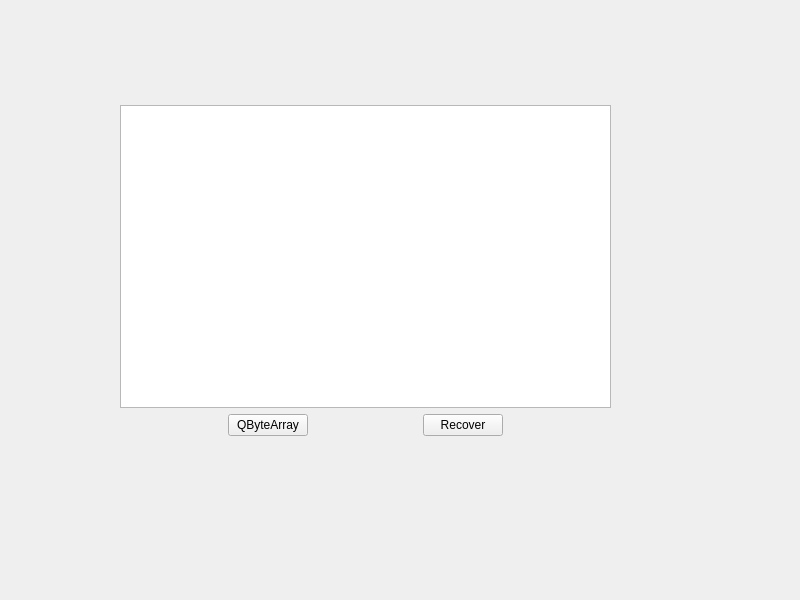
<?xml version="1.0" encoding="UTF-8"?>
<ui version="4.0">
 <class>Widget</class>
 <widget class="QWidget" name="Widget">
  <property name="geometry">
   <rect>
    <x>0</x>
    <y>0</y>
    <width>800</width>
    <height>600</height>
   </rect>
  </property>
  <property name="windowTitle">
   <string>Widget</string>
  </property>
  <widget class="QWidget" name="">
   <property name="geometry">
    <rect>
     <x>120</x>
     <y>105</y>
     <width>491</width>
     <height>331</height>
    </rect>
   </property>
   <layout class="QVBoxLayout" name="verticalLayout">
    <item>
     <widget class="QTextEdit" name="textEdit"/>
    </item>
    <item>
     <layout class="QHBoxLayout" name="horizontalLayout">
      <item>
       <spacer name="horizontalSpacer">
        <property name="orientation">
         <enum>Qt::Horizontal</enum>
        </property>
        <property name="sizeHint" stdset="0">
         <size>
          <width>40</width>
          <height>20</height>
         </size>
        </property>
       </spacer>
      </item>
      <item>
       <widget class="QPushButton" name="pushButton">
        <property name="text">
         <string>QByteArray</string>
        </property>
       </widget>
      </item>
      <item>
       <spacer name="horizontalSpacer_2">
        <property name="orientation">
         <enum>Qt::Horizontal</enum>
        </property>
        <property name="sizeHint" stdset="0">
         <size>
          <width>40</width>
          <height>20</height>
         </size>
        </property>
       </spacer>
      </item>
      <item>
       <widget class="QPushButton" name="pushButton_2">
        <property name="text">
         <string>Recover</string>
        </property>
       </widget>
      </item>
      <item>
       <spacer name="horizontalSpacer_3">
        <property name="orientation">
         <enum>Qt::Horizontal</enum>
        </property>
        <property name="sizeHint" stdset="0">
         <size>
          <width>40</width>
          <height>20</height>
         </size>
        </property>
       </spacer>
      </item>
     </layout>
    </item>
   </layout>
  </widget>
 </widget>
 <resources/>
 <connections/>
</ui>
